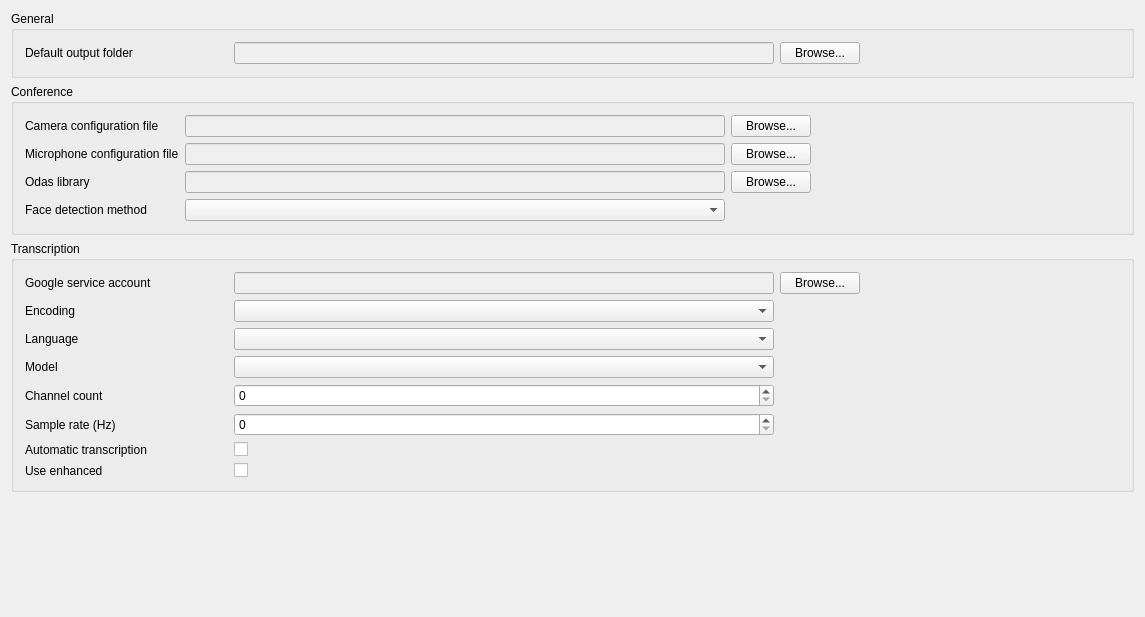
<?xml version="1.0" encoding="UTF-8"?>
<ui version="4.0">
 <class>SettingsView</class>
 <widget class="QWidget" name="SettingsView">
  <property name="geometry">
   <rect>
    <x>0</x>
    <y>0</y>
    <width>1145</width>
    <height>617</height>
   </rect>
  </property>
  <property name="windowTitle">
   <string>Settings</string>
  </property>
  <layout class="QGridLayout" name="gridLayout" rowstretch="0,0,0,0">
   <item row="2" column="0">
    <widget class="QGroupBox" name="groupBoxTranscription">
     <property name="title">
      <string>Transcription</string>
     </property>
     <layout class="QGridLayout" name="gridLayout_7">
      <property name="horizontalSpacing">
       <number>6</number>
      </property>
      <item row="0" column="0" colspan="2">
       <widget class="QLabel" name="lblGoogleServiceAccount">
        <property name="minimumSize">
         <size>
          <width>203</width>
          <height>0</height>
         </size>
        </property>
        <property name="text">
         <string>Google service account</string>
        </property>
       </widget>
      </item>
      <item row="0" column="2">
       <widget class="QLineEdit" name="txtBoxServiceAccountPath">
        <property name="enabled">
         <bool>false</bool>
        </property>
        <property name="sizePolicy">
         <sizepolicy hsizetype="Preferred" vsizetype="Fixed">
          <horstretch>0</horstretch>
          <verstretch>0</verstretch>
         </sizepolicy>
        </property>
        <property name="minimumSize">
         <size>
          <width>540</width>
          <height>0</height>
         </size>
        </property>
       </widget>
      </item>
      <item row="8" column="2">
       <widget class="QCheckBox" name="enhancedCheckBox">
        <property name="text">
         <string/>
        </property>
       </widget>
      </item>
      <item row="7" column="0">
       <widget class="QLabel" name="lblAutoTranscription">
        <property name="text">
         <string>Automatic transcription</string>
        </property>
       </widget>
      </item>
      <item row="8" column="0">
       <widget class="QLabel" name="lblUseEnhanced">
        <property name="text">
         <string>Use enhanced</string>
        </property>
       </widget>
      </item>
      <item row="4" column="0">
       <widget class="QLabel" name="lblModel">
        <property name="text">
         <string>Model</string>
        </property>
       </widget>
      </item>
      <item row="3" column="2">
       <widget class="QComboBox" name="comboBoxLanguage"/>
      </item>
      <item row="7" column="2">
       <widget class="QCheckBox" name="autoTranscriptionCheckBox">
        <property name="text">
         <string/>
        </property>
       </widget>
      </item>
      <item row="4" column="2">
       <widget class="QComboBox" name="modelComboBox"/>
      </item>
      <item row="0" column="4">
       <spacer name="horizontalSpacer_2">
        <property name="orientation">
         <enum>Qt::Horizontal</enum>
        </property>
        <property name="sizeHint" stdset="0">
         <size>
          <width>40</width>
          <height>20</height>
         </size>
        </property>
       </spacer>
      </item>
      <item row="0" column="3">
       <widget class="QPushButton" name="btnBrowseServiceAccount">
        <property name="text">
         <string>Browse...</string>
        </property>
       </widget>
      </item>
      <item row="2" column="0">
       <widget class="QLabel" name="lblEncoding">
        <property name="text">
         <string>Encoding</string>
        </property>
       </widget>
      </item>
      <item row="2" column="2">
       <widget class="QComboBox" name="comboBoxEncoding"/>
      </item>
      <item row="6" column="0">
       <widget class="QLabel" name="lblSampleRate">
        <property name="text">
         <string>Sample rate (Hz)</string>
        </property>
       </widget>
      </item>
      <item row="6" column="2">
       <widget class="QSpinBox" name="spinBoxSampleRate"/>
      </item>
      <item row="3" column="0">
       <widget class="QLabel" name="lblLanguage">
        <property name="text">
         <string>Language</string>
        </property>
       </widget>
      </item>
      <item row="5" column="0">
       <widget class="QLabel" name="lblChannelCount">
        <property name="text">
         <string>Channel count</string>
        </property>
       </widget>
      </item>
      <item row="5" column="2">
       <widget class="QSpinBox" name="spinBoxChannelCount"/>
      </item>
     </layout>
    </widget>
   </item>
   <item row="3" column="0">
    <spacer name="verticalSpacer">
     <property name="orientation">
      <enum>Qt::Vertical</enum>
     </property>
     <property name="sizeType">
      <enum>QSizePolicy::MinimumExpanding</enum>
     </property>
     <property name="sizeHint" stdset="0">
      <size>
       <width>20</width>
       <height>40</height>
      </size>
     </property>
    </spacer>
   </item>
   <item row="1" column="0">
    <widget class="QGroupBox" name="groupBox_4">
     <property name="title">
      <string>Conference</string>
     </property>
     <layout class="QGridLayout" name="gridLayout_6">
      <property name="horizontalSpacing">
       <number>6</number>
      </property>
      <item row="2" column="2">
       <widget class="QPushButton" name="btnBrowseOdas">
        <property name="text">
         <string>Browse...</string>
        </property>
       </widget>
      </item>
      <item row="3" column="0">
       <widget class="QLabel" name="label_6">
        <property name="text">
         <string>Face detection method</string>
        </property>
       </widget>
      </item>
      <item row="0" column="0">
       <widget class="QLabel" name="lblCameraCongifFile">
        <property name="text">
         <string>Camera configuration file</string>
        </property>
       </widget>
      </item>
      <item row="2" column="1">
       <widget class="QLineEdit" name="txtBoxOdasPath">
        <property name="enabled">
         <bool>false</bool>
        </property>
        <property name="sizePolicy">
         <sizepolicy hsizetype="Preferred" vsizetype="Fixed">
          <horstretch>0</horstretch>
          <verstretch>0</verstretch>
         </sizepolicy>
        </property>
        <property name="minimumSize">
         <size>
          <width>253</width>
          <height>0</height>
         </size>
        </property>
        <property name="text">
         <string/>
        </property>
        <property name="alignment">
         <set>Qt::AlignLeading|Qt::AlignLeft|Qt::AlignVCenter</set>
        </property>
       </widget>
      </item>
      <item row="0" column="1">
       <widget class="QLineEdit" name="txtBoxCameraConfigPath">
        <property name="enabled">
         <bool>false</bool>
        </property>
        <property name="sizePolicy">
         <sizepolicy hsizetype="Preferred" vsizetype="Fixed">
          <horstretch>0</horstretch>
          <verstretch>0</verstretch>
         </sizepolicy>
        </property>
        <property name="minimumSize">
         <size>
          <width>540</width>
          <height>0</height>
         </size>
        </property>
       </widget>
      </item>
      <item row="2" column="0">
       <widget class="QLabel" name="lblOdasLibrary">
        <property name="sizePolicy">
         <sizepolicy hsizetype="Minimum" vsizetype="Preferred">
          <horstretch>0</horstretch>
          <verstretch>0</verstretch>
         </sizepolicy>
        </property>
        <property name="text">
         <string>Odas library</string>
        </property>
       </widget>
      </item>
      <item row="1" column="1">
       <widget class="QLineEdit" name="txtBoxMicConfigPath">
        <property name="enabled">
         <bool>false</bool>
        </property>
        <property name="sizePolicy">
         <sizepolicy hsizetype="Preferred" vsizetype="Fixed">
          <horstretch>0</horstretch>
          <verstretch>0</verstretch>
         </sizepolicy>
        </property>
        <property name="minimumSize">
         <size>
          <width>253</width>
          <height>0</height>
         </size>
        </property>
       </widget>
      </item>
      <item row="1" column="0">
       <widget class="QLabel" name="lblMicroConfigFile">
        <property name="sizePolicy">
         <sizepolicy hsizetype="Preferred" vsizetype="Preferred">
          <horstretch>0</horstretch>
          <verstretch>0</verstretch>
         </sizepolicy>
        </property>
        <property name="minimumSize">
         <size>
          <width>0</width>
          <height>0</height>
         </size>
        </property>
        <property name="text">
         <string>Microphone configuration file</string>
        </property>
       </widget>
      </item>
      <item row="1" column="2">
       <widget class="QPushButton" name="btnBrowseMicConfig">
        <property name="text">
         <string>Browse...</string>
        </property>
       </widget>
      </item>
      <item row="0" column="2">
       <widget class="QPushButton" name="btnBrowseCameraConfig">
        <property name="text">
         <string>Browse...</string>
        </property>
       </widget>
      </item>
      <item row="1" column="3">
       <spacer name="horizontalSpacer">
        <property name="orientation">
         <enum>Qt::Horizontal</enum>
        </property>
        <property name="sizeHint" stdset="0">
         <size>
          <width>40</width>
          <height>20</height>
         </size>
        </property>
       </spacer>
      </item>
      <item row="3" column="1">
       <widget class="QComboBox" name="comboBoxFaceDetection">
        <property name="sizePolicy">
         <sizepolicy hsizetype="Preferred" vsizetype="Fixed">
          <horstretch>0</horstretch>
          <verstretch>0</verstretch>
         </sizepolicy>
        </property>
       </widget>
      </item>
     </layout>
    </widget>
   </item>
   <item row="0" column="0">
    <widget class="QGroupBox" name="groupBoxGeneral">
     <property name="title">
      <string>General</string>
     </property>
     <layout class="QGridLayout" name="gridLayout_5">
      <item row="0" column="1">
       <widget class="QLineEdit" name="txtBoxDefaultOutputFolder">
        <property name="enabled">
         <bool>false</bool>
        </property>
        <property name="sizePolicy">
         <sizepolicy hsizetype="Preferred" vsizetype="Fixed">
          <horstretch>0</horstretch>
          <verstretch>0</verstretch>
         </sizepolicy>
        </property>
        <property name="minimumSize">
         <size>
          <width>540</width>
          <height>0</height>
         </size>
        </property>
       </widget>
      </item>
      <item row="0" column="2">
       <widget class="QPushButton" name="btnBrowseDefaultOutputFolder">
        <property name="text">
         <string>Browse...</string>
        </property>
       </widget>
      </item>
      <item row="0" column="0">
       <widget class="QLabel" name="lblDefaultOutputFolder">
        <property name="minimumSize">
         <size>
          <width>203</width>
          <height>0</height>
         </size>
        </property>
        <property name="text">
         <string>Default output folder</string>
        </property>
       </widget>
      </item>
      <item row="0" column="3">
       <spacer name="horizontalSpacer_3">
        <property name="orientation">
         <enum>Qt::Horizontal</enum>
        </property>
        <property name="sizeHint" stdset="0">
         <size>
          <width>40</width>
          <height>20</height>
         </size>
        </property>
       </spacer>
      </item>
     </layout>
    </widget>
   </item>
  </layout>
 </widget>
 <layoutdefault spacing="6" margin="11"/>
 <resources/>
 <connections/>
</ui>
